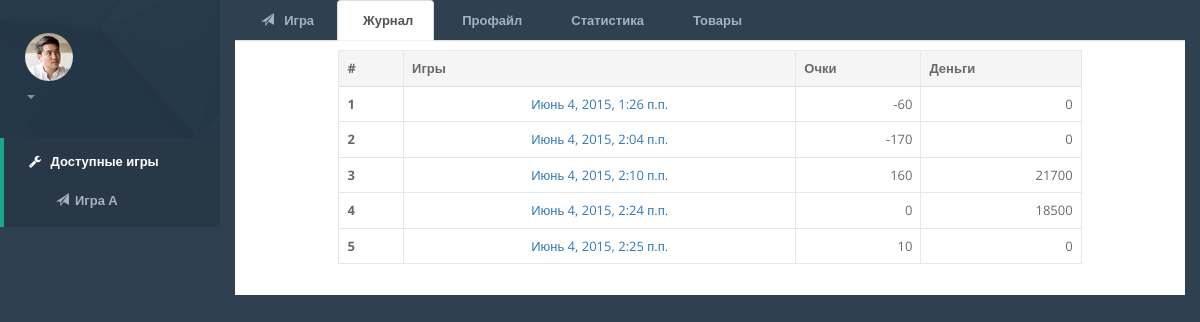
Before: /tree/history/ (signed in) with the older database file.
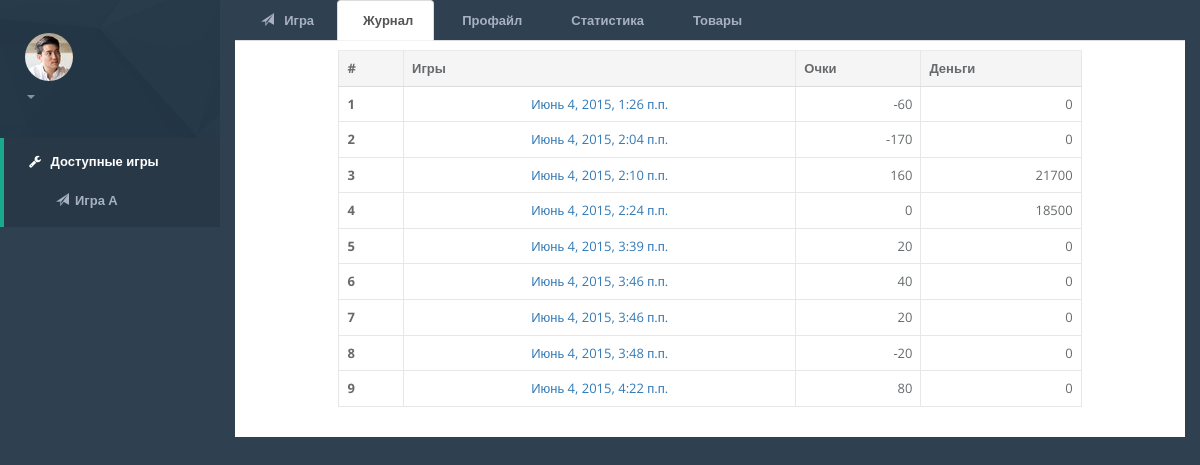
After: the same page with the newer database file.
### tree/models.py (models this page shows, shortened)
class User_rezult(models.Model):
    user_output = models.ForeignKey(User)
    question_output = models.CharField(max_length=200)
    answer_output = models.ForeignKey(Answer,blank = True,null = True)
    type_quest = models.CharField(max_length=200)
    point = models.IntegerField(default=0)
    money = models.IntegerField(default=0)
    session_output = models.CharField(max_length=36)
    date_create = models.DateTimeField(auto_now=True)
    best_choise = models.CharField(max_length=150)

### tree/views.py (the view)
def history(request):
    context = {}
    context = for_history(request, context)
    context = make_game(context,'act_history')
    return render(request, 'tree/history_1.html', context)

### tree/views.py (called while the page is built)
def make_game(context,active_tab):
    context["act_game"] = ''
    context["act_history"] = ''
    context["act_profile"] = ''
    context["act_statistic"] = ''
    context["act_prod"] = ''
    context[active_tab] = 'active'
    return context

def for_history(request, context):
    dict_sesions = {}
    list_sesions = []
    result = User_rezult.objects.filter(user_output=request.user)
    for i in result:
        dict_sesions[i.session_output] = i.date_create
    for key_d in dict_sesions:
        result_ses = User_rezult.objects.filter(session_output=key_d)
        sum_point = result_ses.aggregate(point = Sum("point"),money = Sum('money'))
        list_sesions.append(
            {'session_output': key_d, 'date_create': dict_sesions[key_d], "point":sum_point['point'],
            'money':sum_point['money'] })
    context["list_sesions"] = list_sesions
    context['count'] = 0
    return context

### tree/templates/tree/history_1.html
{% extends "gameplace.html" %}
{% block game %}
	<div style = "padding: 1%;" >
    <table class="table table-bordered table-bg table-width">
      <thead>
        <tr>
          <th>#</th>
          <th>Игры</th>
          <th>Очки</th>
          <th>Деньги</th>
        </tr>
      </thead>
      <tbody>
      {% for el_sesion in list_sesions %}
		    <tr>
          <th scope="row" >{{ forloop.counter }}</th>
            <td style="text-align:center;"><a href="/tree/session/{{ el_sesion.session_output }}/">{{el_sesion.date_create }}</a> </td>
            <td style="text-align:right;">  {{ el_sesion.point }}  </td>
            <td style="text-align:right;">  {{ el_sesion.money }}  </td>
        </tr>
	  {%endfor%}
      </tbody>
    </table>
  </div>
{% endblock %}

Changed rows visible on the page:
no longer on this page (row unchanged): User_rezult: date_create "Июнь 4, 2015, 2:25 п.п."
added User_rezult: date_create "Июнь 4, 2015, 3:39 п.п."
added User_rezult: date_create "Июнь 4, 2015, 3:46 п.п."
added User_rezult: date_create "Июнь 4, 2015, 3:46 п.п."
added User_rezult: date_create "Июнь 4, 2015, 3:48 п.п."
added User_rezult: date_create "Июнь 4, 2015, 4:22 п.п."
Other visible differences:
new list line: "5 20 0"
new list line: "6 40 0"
new list line: "7 20 0"
new list line: "8 -20 0"
new list line: "9 80 0"
list line gone: "5 10 0"
